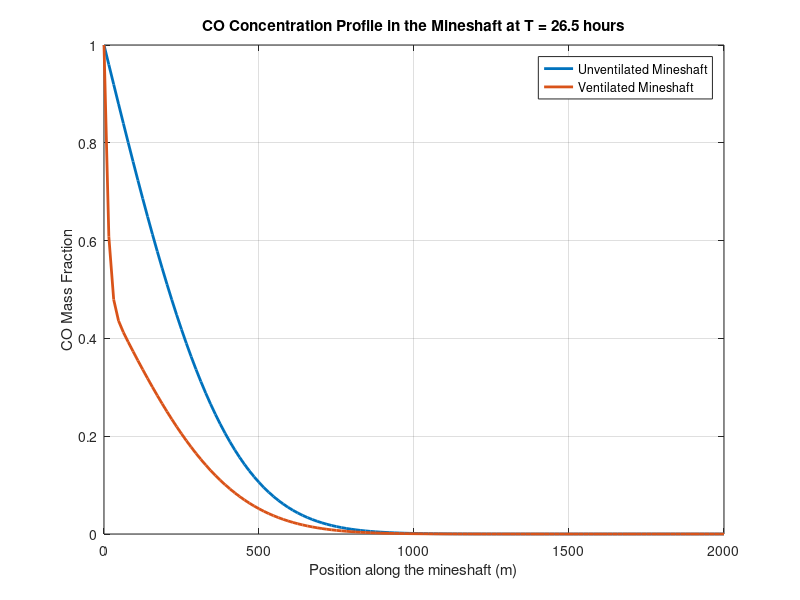

Here is the MATLAB script that generated this plot:
function ThreeOne
    % Define parameters
    Nx = 129; % Number of spatial grid points
    L = 2000; % Length of the mineshaft in meters
    dx = L / (Nx - 1); % Spatial step size
    D = 5e-1; % Diffusivity of CO in m^2/s
    dt = 60; % Time step in seconds
    t_final = 26.5 * 3600; % Final time in seconds (26.5 hours converted to seconds)
    
    % Generate the spatial grid
    x = linspace(0, L, Nx);
    
    % Calculate numerical solution without source term for comparison
    c_numerical = numericalSolutionFTCS(Nx, dt, dx, D, t_final);
    
    % Calculate numerical solution with source term
    c_numerical_ventilated = ventilated_numericalSolutionFTCS(Nx, dt, dx, D, t_final, x);
    
    % Plotting
    figure;
    plot(x, c_numerical, 'LineWidth', 2, 'DisplayName', 'Unventilated Mineshaft');
    hold on;
    plot(x, c_numerical_ventilated, 'LineWidth', 2, 'DisplayName', 'Ventilated Mineshaft');
    hold off;
    xlabel('Position along the mineshaft (m)');
    ylabel('CO Mass Fraction');
    title('CO Concentration Profile in the Mineshaft at T = 26.5 hours');
    legend('show');
    grid on;
end

function c_numerical = ventilated_numericalSolutionFTCS(Nx, dt, dx, D, t_final, x)
    % Initialize concentration profile
    c_numerical = zeros(Nx, 1); % Solution vector
    c_numerical(1) = 1; % Initial CO mass fraction fixed at 1.0 at x = 0
    
    % Calculate coefficient for the FTCS scheme
    sigma = D * dt / dx^2;
    
    % Discretize the source term f(x,t) = -0.001e^(-0.01 x^(1.5))
    f = -0.001 * exp(-0.01 * x.^1.5);
    
    % Time-stepping loop
    for t = dt:dt:t_final
        % Initialize temporary vector for the new time step
        c_new = c_numerical;
        
        % Loop over space
        for i = 2:Nx - 1
            % Apply FTCS scheme with source term
            c_new(i) = c_numerical(i) + sigma * (c_numerical(i - 1) - 2 * c_numerical(i) + c_numerical(i + 1)) + dt * f(i);
        end
        
        % Apply boundary conditions
        c_new(1) = 1; % CO mass fraction fixed at 1.0 at x = 0
        c_new(end) = 0; % CO mass fraction fixed at 0 at x = L
        
        % Update concentration profile
        c_numerical = c_new;
    end
end

function c_numerical = numericalSolutionFTCS(Nx, dt, dx, D, t_final)
    % Initialize concentration profile
    c_numerical = zeros(Nx, 1); % Solution vector
    c_numerical(1) = 1; % Initial CO mass fraction fixed at 1.0 at x = 0
    
    % Calculate coefficient for the FTCS scheme
    sigma = D * dt / dx^2;
    
    % Time-stepping loop
    for t = dt:dt:t_final
        % Initialize temporary vector for the new time step
        c_new = c_numerical;
        
        % Loop over space
        for i = 2:Nx - 1
            % Apply FTCS scheme without source term
            c_new(i) = c_numerical(i) + sigma * (c_numerical(i - 1) - 2 * c_numerical(i) + c_numerical(i + 1));
        end
        
        % Apply boundary conditions
        c_new(1) = 1; % CO mass fraction fixed at 1.0 at x = 0
        c_new(end) = 0; % CO mass fraction fixed at 0 at x = L
        
        % Update concentration profile
        c_numerical = c_new;
    end
end
